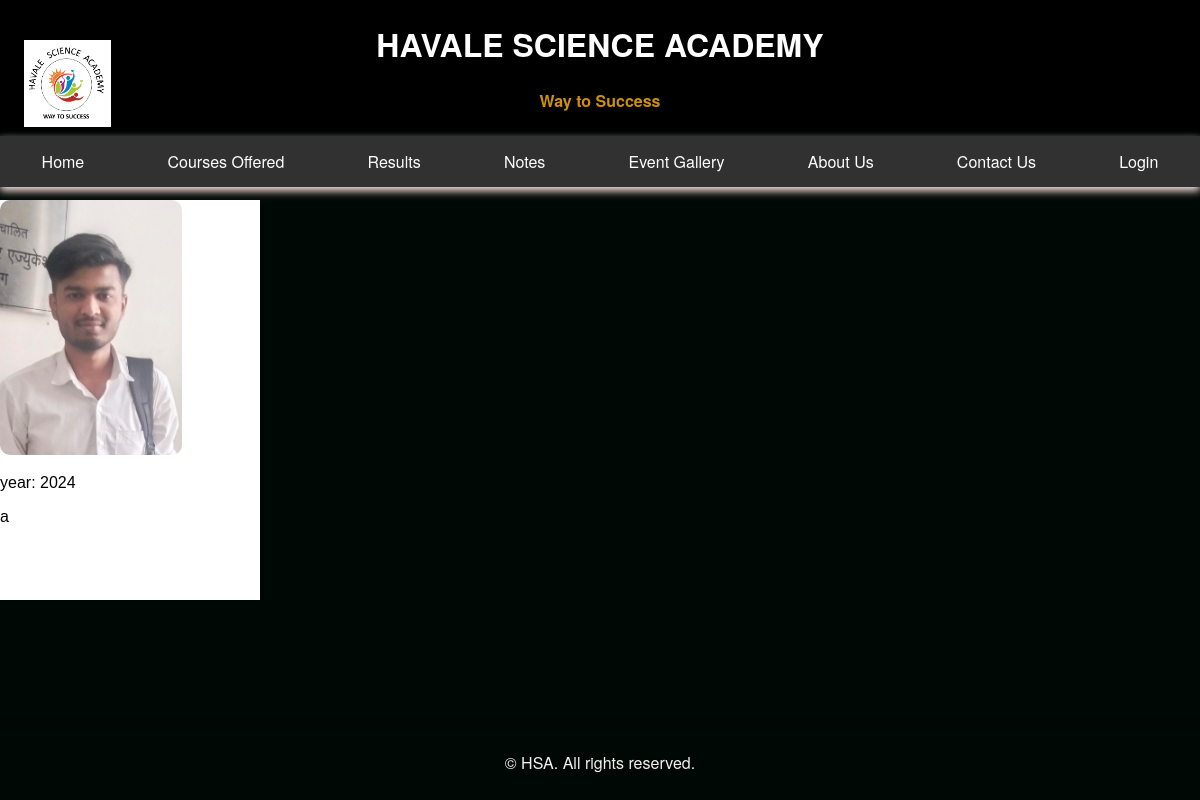
Screenshot of /events/ with the database file from the repository.
### app1/models.py (models this page shows)
class Events(models.Model):
    image = models.ImageField(upload_to='')
    year = models.IntegerField(max_length=4,null=True,blank=True)
    description = models.CharField(max_length=200)

### practice/views.py (the view)
# urls.py: path('events/',event_gallery,name="gallery"),
def event_gallery(request):
    events = Events.objects.all().order_by('-year')
    return render(request, 'events.html', {'events': events})

### templates/events.html (shortened to what this page needs)
{% load static %}
<!DOCTYPE html>
<html lang="en">
<head>
</head>
{% include "header.html" %}
<body>
    {% for event in events %}
    <div style="height:400px; width:260px;">
        <img src="{{ event.image.url }}" alt="Event Image" style="width:182px; height:255px; object-fit: cover;  border-radius: 10px;">
        <p>year: {{ event.year }}</p>
        <p>{{ event.description }}</p>
    </div>
    {% endfor %}
</body>
{% include "footer.html" %}
</html>

### static/style.css (style rules this page uses)
@media (min-width: 1025px) { body { margin: 0; padding: 0; width: 100%; height: 100%; box-sizing: border-box; padding-top: 200px; background:linear-gradient(135deg, rgba(255, 255, 255, 0.9) 0%, rgba(241, 241, 241, 0.9) 50%, rgba(229, 229, 229, 0.9) 100%); background-image: url('https://www.transparenttextures.com/patterns/cubes.png'); font-family: 'Helvetica Neue', Arial, sans-serif; background-color: #000806; justify-content: center; align-items: center; height: 100vh; box-sizing: border-box; } }
@media (min-width: 1025px) { div { justify-content: right; align-items: center; font-family: Arial, sans-serif; margin: 0; padding: 0; background-color: #ffffff; } }
@media (min-width: 1025px) { p { margin-top: 15px; } }

### templates/events.html (style rules this page uses)
div { justify content: center; }

### rows the page displays
Events: image (picture), year "2024", description "a"
